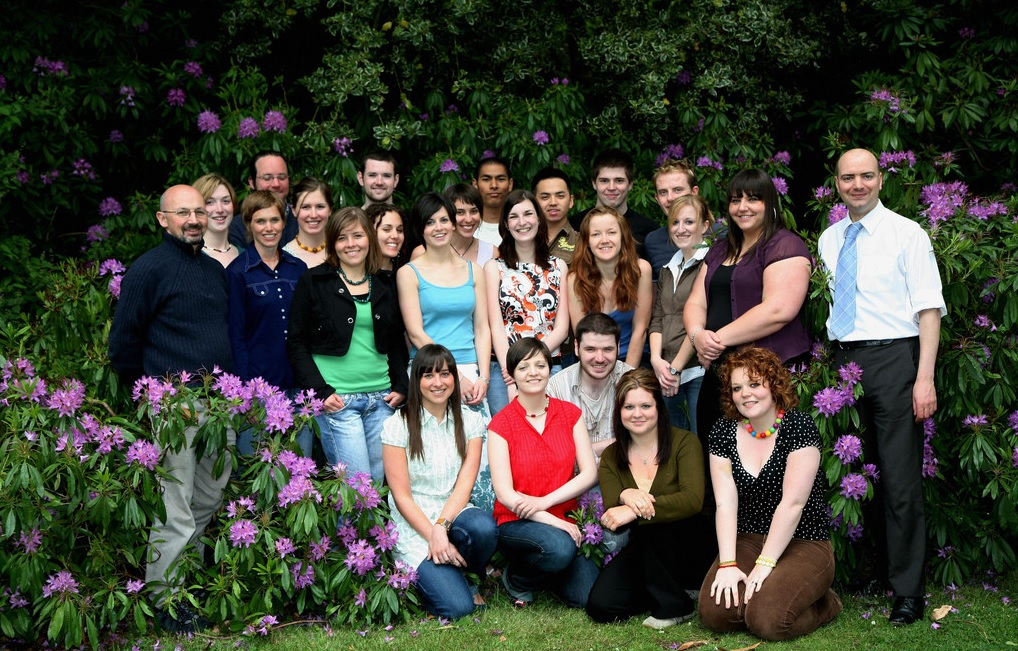
#> input picture group.jpg, 1018 x 651 px
$ python face_detect.py   (Python 2 division)
#> lines starting #> are read from the running program, lines starting #| are printed output that depends on the picture
#-*-coding:utf8-*-#
"""
Created on Sat Feb 27 12:51:35 2016
face detection
@author: liudiwei
"""

import os
import cv2
from PIL import Image, ImageDraw

"""
detectByClf()返回图像中所有检测区域的矩形坐标（矩形左上、右下顶点）
传入的是一张图片和一个分类器，这里使用haar特征的级联分类器，在haarcascades目录下
还有其他的训练好的xml文件可供选择。
提示：haarcascades目录下训练好的分类器必须以灰度图作为输入。
"""
#根据clf来检测
def detectByClf(image_name, clf):
    img = cv2.imread(image_name)
    smiles_cascade = cv2.CascadeClassifier(clf)
    #如果img维度为3，表示非灰度图，先转化为灰度图gray，如果不为3，即2，原图就是灰度图
    if img.ndim == 3:
        gray = cv2.cvtColor(img, cv2.COLOR_BGR2GRAY)
    else:
        gray = img

    print "start detecting..."
    zones = smiles_cascade.detectMultiScale(gray, 1.3, 5)
    result = []
    for (x, y, width, height) in zones:
        result.append((x, y, x+width, y+height))
    print "end detecting."
    return result


#将检测到的区域保存到outpath目录中
def saveDetected(image_name, clf, outpath="./"):
    if not os.path.exists(outpath):
        os.mkdir(outpath)
    detected = detectByClf(image_name, clf)
    if detected:
        print "start save detected..."
        if outpath=="./":
            outdir = outpath + "/" + image_name.split('.')[0]+"_faces"
        else:
            outdir = outpath
        if not os.path.exists(outdir):
            os.mkdir(outdir)
        count = 0
        for (x1, y1, x2, y2) in detected:
            #将人脸保存在outdir目录下。
            file_name = os.path.join(outdir,str(count)+".jpg")
            #Image模块：Image.open获取图像句柄
            #crop剪切图像(剪切的区域就是detectFaces返回的坐标)，save保存。
            Image.open(image_name).crop((x1, y1, x2, y2)).save(file_name)
            count+=1
        print "end saved."
    else:
        print "Not detected!"

#在原图像上绘制检测到的区域
def drawDetected(image_name, clf, outfile):
    detected = detectByClf(image_name, clf)
    if detected:
        print "start drawing detected..."
        img = Image.open(image_name)
        draw_instance = ImageDraw.Draw(img)
        for (x1, y1, x2, y2) in detected:
            draw_instance.rectangle((x1, y1, x2, y2), outline=(255, 0, 0))
        img.save(outfile)
        print "end drawing."
    else:
        print "Not detected!"


def main():
    #CentOS系统clf的路径在/usr/share/OpenCV/haarcascades/下
    #这里我将其拷贝到本目录
    clf_face = "haarcascades/haarcascade_frontalface_default.xml" #face
    clf_mouth = "haarcascades/haarcascade_mcs_mouth.xml" #mouth
    #clf_eye = "haarcascades/haarcascade_eye.xml" #eye
    #clf_smile = "haarcascades/haarcascade_smile.xml" #smile

    picture = "group.jpg" #输入图像
    pic_front = "draw_" + picture.split(".")[0]
    outface = pic_front + "_face.jpg"
    outmouth = pic_front + "_mouth.jpg"
    #outeye = pic_front + "_eye.jpg"
    #outsmile = pic_front + "_smile.jpg"

    #开始检测并绘制检测区域
    drawDetected(picture, clf_face, outface)
#> in detectByClf, img is the input picture: shape (651, 1018, 3); mean B, G, R 55.5, 67.5, 66
#> in detectByClf, `gray = cv2.cvtColor(img, cv2.COLOR_BGR2GRAY)`:
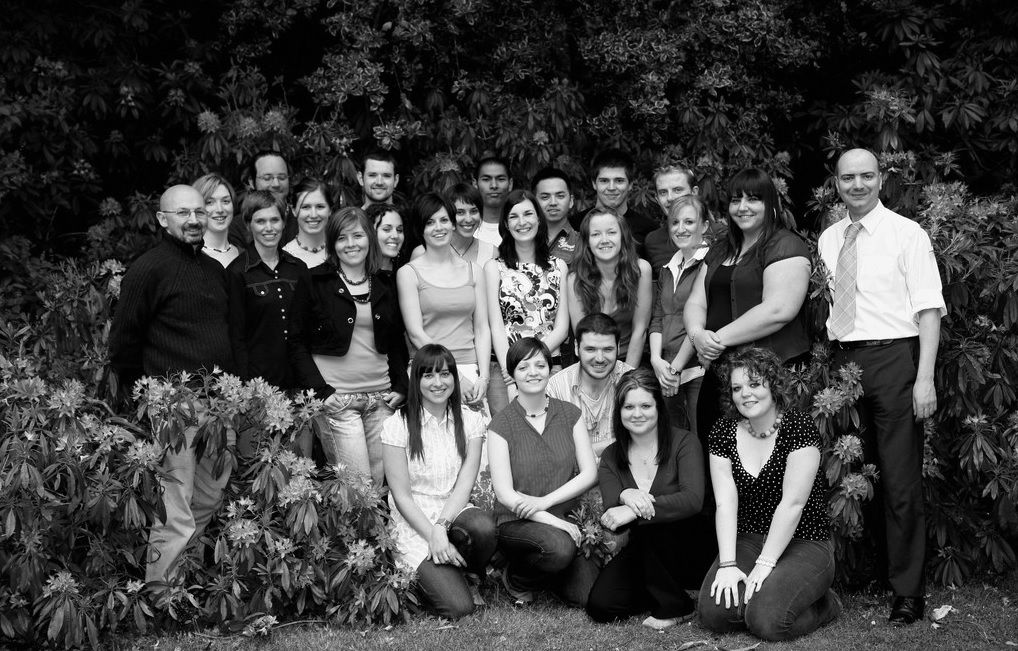
#> gray: shape (651, 1018); min 0, max 255, mean 65.6
#> in detectByClf, `zones = smiles_cascade.detectMultiScale(gray, 1.3, 5)`: zones = 18 rows, first 6: [254, 160, 43, 43], [357, 158, 45, 45], [474, 163, 40, 40], [531, 178, 44, 44], [197, 184, 43, 43], [288, 188, 48, 48]
#> the loop in detectByClf, `for (x, y, width, height) in zones:` made 18 passes
#> (x, y, width, height) on passes 1 to 12: (254, 160, 43, 43), (357, 158, 45, 45), (474, 163, 40, 40), (531, 178, 44, 44), (197, 184, 43, 43), (288, 188, 48, 48), (505, 202, 35, 35), (248, 205, 41, 41), (659, 204, 46, 46), (374, 215, 38, 38), (613, 387, 49, 49), (587, 160, 50, 50)
#> after the loop in detectByClf, `for (x, y, width, height) in zones:`: result = 18 items, first 6: (254, 160, 297, 203), (357, 158, 402, 203), (474, 163, 514, 203), (531, 178, 575, 222), (197, 184, 240, 227), (288, 188, 336, 236)
#> in drawDetected, `detected = detectByClf(image_name, clf)`: detected has the same summary as result in detectByClf
#> the loop in drawDetected, `for (x1, y1, x2, y2) in detected:` made 18 passes
#> (x1, y1, x2, y2) on passes 1 to 12: (254, 160, 297, 203), (357, 158, 402, 203), (474, 163, 514, 203), (531, 178, 575, 222), (197, 184, 240, 227), (288, 188, 336, 236), (505, 202, 540, 237), (248, 205, 289, 246), (659, 204, 705, 250), (374, 215, 412, 253), (613, 387, 662, 436), (587, 160, 637, 210)
#> in drawDetected, `img.save(outfile)`:
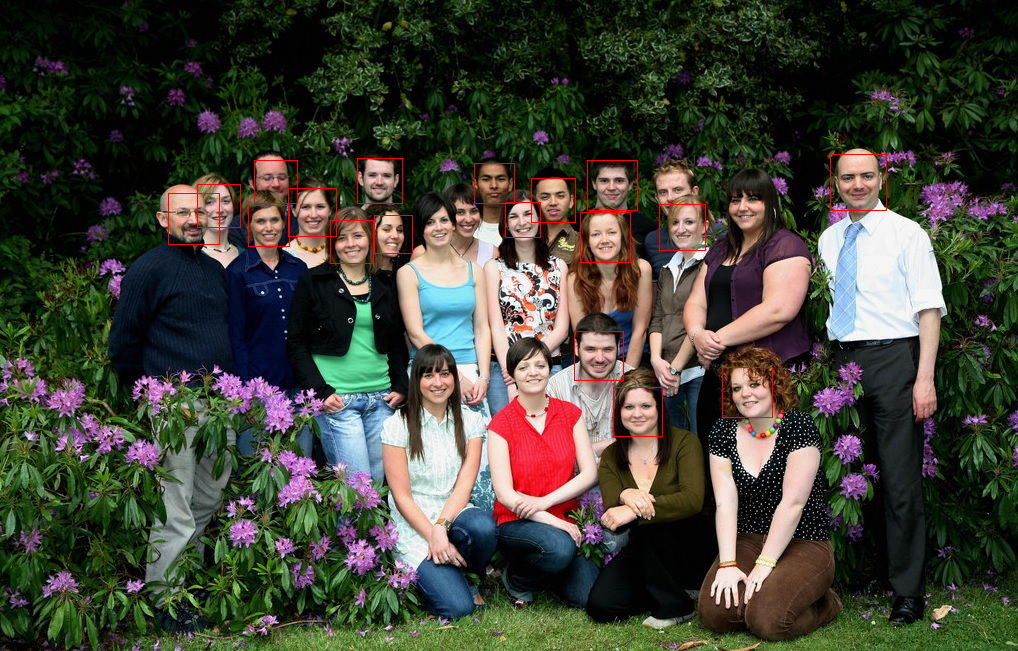
#> saved as draw_group_face.jpg: PIL image 1018x651 RGB; mean R, G, B 66.9, 67.1, 55.2
    drawDetected(picture, clf_mouth, outmouth)
#> call 2 of drawDetected, with image_name = 'group.jpg', clf = 'haarcascades/haarcascade_mcs_mouth.xml', outfile = 'draw_group_mouth.jpg'
#> the loop in detectByClf (call 2), `for (x, y, width, height) in zones:` made 12 passes
#> (x, y, width, height) on passes 1 to 12: (482, 190, 26, 16), (844, 187, 28, 18), (540, 207, 27, 17), (732, 209, 27, 16), (206, 211, 27, 16), (300, 218, 26, 16), (255, 230, 26, 16), (339, 246, 26, 16), (584, 364, 27, 17), (522, 374, 25, 15), (424, 384, 26, 16), (625, 414, 26, 16)
#> in drawDetected (call 2), `detected = detectByClf(image_name, clf)`: detected = [(482, 190, 508, 206), (844, 187, 872, 205), (540, 207, 567, 224), (732, 209, 759, 225), (206, 211, 233, 227), (300, 218, 326, 234), (255, 230, 281, 246), (339, 246, 365, 262), (584, 364, 611, 381), (522, 374, 547, 389), (424, 384, 450, 400), (625, 414, 651, 430)]
#> the loop in drawDetected (call 2), `for (x1, y1, x2, y2) in detected:` made 12 passes
#> in drawDetected (call 2), `img.save(outfile)`:
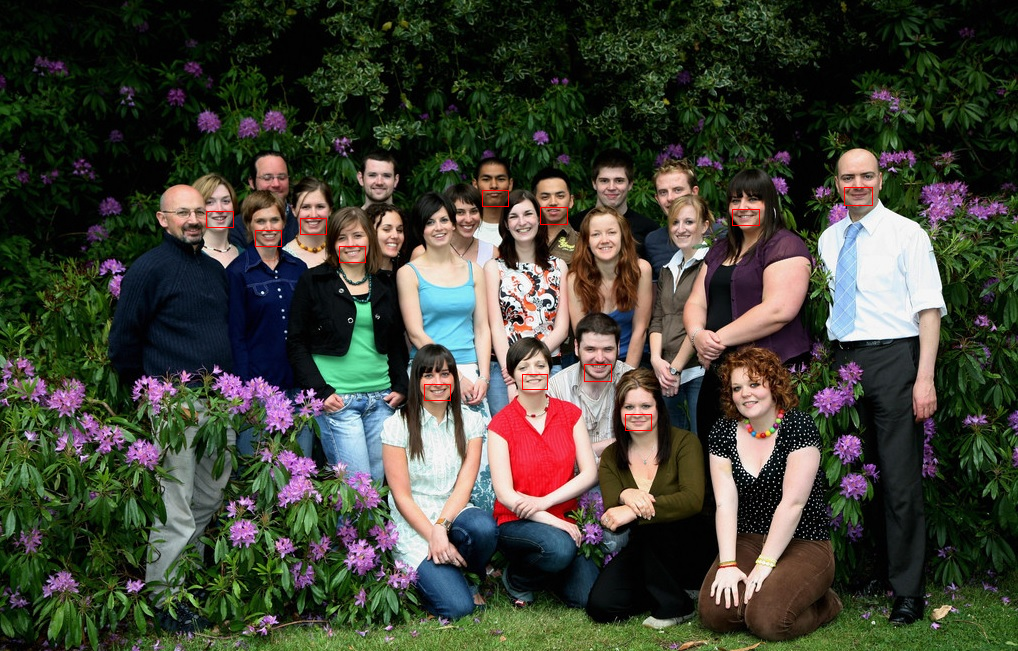
#> saved as draw_group_mouth.jpg: PIL image 1018x651 RGB; mean R, G, B 66.2, 67.3, 55.3
    #drawDetected(picture,  clf_eye, outeye)
    #drawDetected(picture, clf_smile, outsmile)
    #保存检测到的脸部
    saveDetected(picture, clf_face)
#> in saveDetected, `detected = detectByClf(image_name, clf)`: detected has the same summary as result in detectByClf
#> in saveDetected, `Image.open(image_name).crop((x1, y1, x2, y2)).save(file_name)`:
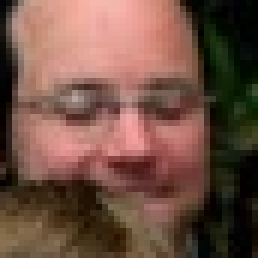
#> saved as 0.jpg: PIL image 43x43 RGB (shown 6 times larger); mean R, G, B 113, 80.7, 67.8

if __name__ == '__main__':
    main()
